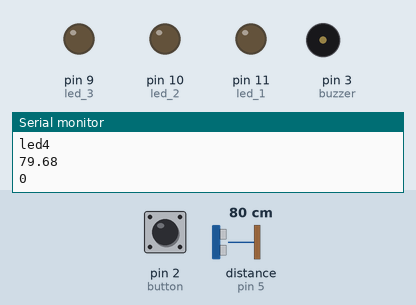
A sketch run on a simulated Arduino Uno, built with avr-gcc and run on an emulated ATmega328P. Shown: output pins drawn as LEDs (lit = HIGH), buzzer (waves = sounding), the last lines printed to the serial monitor. Wiring (inferred from the names in the program): ultrasonic range finder: trigger pin 6; echo pin 5. The inputs (shaded band) are chosen by the test bench; at power-on: distance to the obstacle (sensor on pin 5) 80 cm, pin 2 (button) HIGH. The echo pulse lasts 58.3 µs per cm; pins used as bus, display or sensor lines are not drawn.

Above: at 1.2 s.
1.3 s: distance to the obstacle (sensor on pin 5) set to 34 cm
2.8 s: distance to the obstacle (sensor on pin 5) set to 27 cm
At 3.5 s:
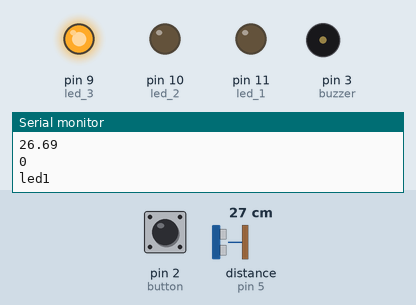
4.3 s: pin 2 (button) pulled LOW for 0.15 s
At 5.5 s:
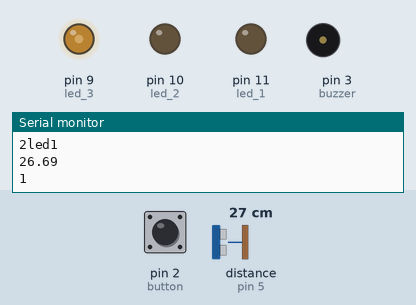
5.9 s: pin 2 (button) pulled LOW for 1 s
At 8.8 s:
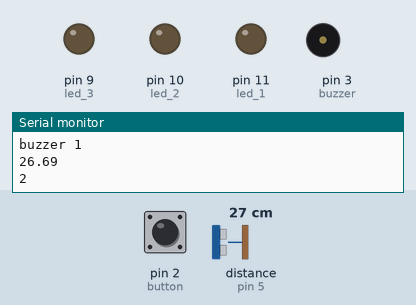
8.9 s: distance to the obstacle (sensor on pin 5) set to 35 cm
At 10.0 s:
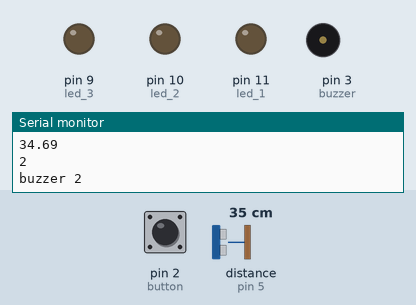
Timing chart, 0 to 11.9 s (numbered marks = the images above; inputs shaded):
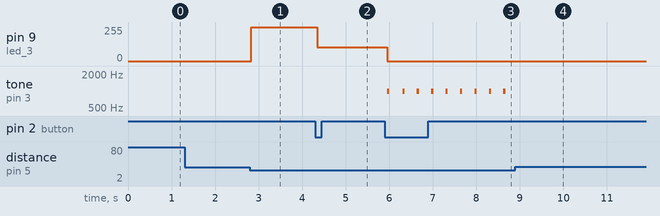

Measured:
- the behaviour switches between 31 and 30 cm on distance to the obstacle (sensor on pin 5) (found by bisection; images 0 and 1)
- after the input at 2.8 s, pin 9 (led_3): 0/255 → 255/255 at once
- after the input at 4.3 s, pin 9 (led_3): 255/255 → 102/255 after 0.05 s
- after the input at 5.9 s, pin 9 (led_3): 102/255 → 0/255 after 0.06 s; tone on pin 3 (buzzer): alternates 1000 Hz for 0.05 s and silent for 0.28 s, starting after 0.06 s
- after the input at 8.9 s, tone on pin 3 (buzzer): stops changing and stays silent

The sketch:

lab1_czujnik_zblizania_WYJASNIONE.ino
```cpp
// ========================================================================================
// DEFINICJE PINÓW I ZMIENNYCH GLOBALNYCH
// ========================================================================================

const int led_1 = 11; // Pin cyfrowy 11 (PWM) - Dioda LED 1 (najbliższa przeszkodzie)
const int led_2 = 10; // Pin cyfrowy 10 (PWM) - Dioda LED 2
const int led_3 = 9;  // Pin cyfrowy 9 (PWM) - Dioda LED 3 (najdalsza przeszkodzie)
const int trigPin = 6;  // Pin cyfrowy 6 - TRIG czujnika ultradźwiękowego HC-SR04
const int echoPin = 5;  // Pin cyfrowy 5 - ECHO czujnika ultradźwiękowego HC-SR04
float distance;         // Zmienna do przechowywania aktualnie zmierzonej odległości w cm
const int buzzer = 3;   // Pin cyfrowy 3 (PWM) - Głośnik piezoceramiczny
const int button = 2;   // Pin cyfrowy 2 - Przycisk zmiany trybu (pin obsługujący przerwanie)
int mode = 0;           // Zmienna przechowująca aktualny tryb pracy (0, 1, 2, 3)

// ========================================================================================
// FUNKCJA SETUP - KONFIGURACJA POCZĄTKOWA
// ========================================================================================

void setup()
{
  Serial.begin(9600);           // Inicjalizacja komunikacji szeregowej (do debugowania i wyświetlania)
  pinMode(led_1,OUTPUT);        // Ustawienie pinu LED 1 jako wyjście
  pinMode(led_2,OUTPUT);        // Ustawienie pinu LED 2 jako wyjście
  pinMode(led_3,OUTPUT);        // Ustawienie pinu LED 3 jako wyjście
  pinMode(trigPin, OUTPUT);     // Ustawienie pinu TRIG jako wyjście (wysyłanie impulsu)
  pinMode(echoPin, INPUT);      // Ustawienie pinu ECHO jako wejście (odbiór impulsu)
  pinMode(button, INPUT_PULLUP); // Ustawienie pinu przycisku jako wejście z wewnętrznym rezystorem pull-up
  // Aktywacja przerwania zewnętrznego na pinie button.
  // interrupt_button() zostanie wywołana, gdy stan pinu zmieni się z HIGH na LOW (wciśnięcie przycisku)
  attachInterrupt(digitalPinToInterrupt(button), interrupt_button, FALLING);
}

// ========================================================================================
// FUNKCJA POMIARU ODLEGŁOŚCI
// ========================================================================================

float distance_a(){ //pomiar odległości podany w centymetrach
  // Wysłanie impulsu aktywującego pomiar (krótki impuls LOW, a następnie HIGH)
  digitalWrite(trigPin, LOW);
  delayMicroseconds(2);
  digitalWrite(trigPin, HIGH);
  delayMicroseconds(10);
  digitalWrite(trigPin, LOW);

  // Pomiar czasu trwania impulsu na pinie ECHO (mikrosekundy)
  // Prędkość dźwięku w cm/µs: 0.0343 (343 m/s)
  // Odległość = (czas * prędkość) / 2 (dzielone przez 2, bo impuls idzie tam i z powrotem)
  distance = (pulseIn(echoPin, HIGH) * 0.0343) / 2;

  delay(10); // Krótkie opóźnienie przed następnym pomiarem (można usunąć/skrócić, ale zapobiega to niestabilnym odczytom)
  return distance;
}

// ========================================================================================
// FUNKCJA OBSŁUGI PRZERWANIA (ZMIANA TRYBÓW)
// ========================================================================================

void interrupt_button(){
  // UWAGA: Funkcje przerwań powinny być jak najkrótsze!

  Serial.print("Interrupt"); // Komunikat o wywołaniu przerwania

  // Cykliczna zmiana trybu: 0 -> 1 -> 2 -> 3 -> 0
  if(mode == 3){
    mode = 0;
  }
  else{
    mode += 1;
  }

  // ZAKOMENTOWANY KOD (DOBRZE, ŻE JEST ZAKOMENTOWANY W PRZERWANIU):
  // Serial.println(mode); // Wywołania Serial.print/println są niezalecane w ISR
  // delay(250);          // Funkcja delay NIE MOŻE być używana w ISR, ponieważ blokuje inne operacje!
}

// ========================================================================================
// FUNKCJE TRYBÓW PRACY
// ========================================================================================

/**
 * Tryb 0 (mode_0): Sygnalizacja wizualna za pomocą LED (WŁĄCZ/WYŁĄCZ - cyfrowa).
 * Diody zaświecają się sekwencyjnie, gdy przeszkoda jest blisko.
 * UWAGA: Funkcja distance_a() jest wywoływana wielokrotnie (w każdym 'if'), co spowalnia działanie.
 */
void mode_0(){
  noTone(buzzer); // Wyłączenie dźwięku

  // Sprawdzenie odległości i ustawienie stanów diod (analogWrite z wartością 255/0 działa jak digitalWrite HIGH/LOW)
  if (distance_a() < 30 and distance_a() > 20){
    analogWrite(led_3,255); // LED 3 - WŁ.
    analogWrite(led_2,0);   // LED 2 - WYŁ.
    analogWrite(led_1,0);   // LED 1 - WYŁ.
    Serial.println("led1");
    Serial.println(distance_a());
  }
  else if (distance_a() < 20 and distance_a() > 10){
    analogWrite(led_3,255); // LED 3 - WŁ.
    analogWrite(led_2,255); // LED 2 - WŁ.
    analogWrite(led_1,0);   // LED 1 - WYŁ.
    Serial.println("led2");Serial.println(distance_a());
  }
  else if(distance_a() < 10 ){
    analogWrite(led_3,255); // LED 3 - WŁ.
    analogWrite(led_2,255); // LED 2 - WŁ.
    analogWrite(led_1,255); // LED 1 - WŁ.
    Serial.println("led3");Serial.println(distance_a());
  }
  else{ // Odległość > 30 cm
    analogWrite(led_3,0);   // Wszystkie diody WYŁ.
    analogWrite(led_2,0);
    analogWrite(led_1,0);
    Serial.println("led4");Serial.println(distance_a());
  }
}

/**
 * Tryb 1 (mode_1): Sygnalizacja wizualna (PŁYNNA JASNOŚĆ - PWM).
 * Diody rozjaśniają się stopniowo w miarę zbliżania się przeszkody,
 * przechodząc przez poszczególne progi (30-20, 20-10, 10-0).
 * UWAGA: Funkcja distance_a() jest wywoływana wielokrotnie - duży narzut!
 */
void mode_1(){
  noTone(buzzer); // Wyłączenie dźwięku

  // LED 3: Rozjaśnianie w zakresie 30 cm do 20 cm
  if (distance_a() <= 30 and distance_a() >= 20){
    // map(wartość, od_min, od_max, do_min, do_max)
    // 30 cm -> 0 (zgaszona), 20 cm -> 255 (pełna jasność)
    analogWrite(led_3,map(distance_a(),20,30,255,0));
    analogWrite(led_2,0);
    analogWrite(led_1,0);
    Serial.println("2led1");Serial.println(distance_a());
  }

  // LED 2: Rozjaśnianie w zakresie 20 cm do 10 cm (LED 3 pozostaje włączona na 255)
  else if (distance_a() <= 20 and distance_a() >= 10){
    analogWrite(led_3,255); // LED 3 - pełna jasność
    // 20 cm -> 0, 10 cm -> 255
    analogWrite(led_2,map(distance_a(),10,20,255,0));
    analogWrite(led_1,0);
    Serial.println("2led2");Serial.println(distance_a());
  }

  // LED 1: Rozjaśnianie w zakresie 10 cm do 0 cm (LED 3 i LED 2 pozostają włączone na 255)
  else if(distance_a() <= 10 ){
    analogWrite(led_3,255); // LED 3 - pełna jasność
    analogWrite(led_2,255); // LED 2 - pełna jasność
    // 10 cm -> 0, 0 cm -> 255
    analogWrite(led_1,map(distance_a(),0,10,255,0));
    Serial.println("2led3");Serial.println(distance_a());
  }

  else{ // Odległość > 30 cm
    analogWrite(led_3,0);
    analogWrite(led_2,0);
    analogWrite(led_1,0);
    Serial.println("2led4");Serial.println(distance_a());
  }
}

/**
 * mode__1 - Funkcja o niezgodnej nazwie i prawdopodobnie błędnej logice.
 * Prawdopodobnie miała to być alternatywna wersja trybu płynnej jasności.
 * UWAGA: Ta funkcja nie jest używana w pętli loop().
 */
void mode__1(){
  noTone(buzzer);

  // Jeżeli odległość jest w zakresie 30-20 cm, wszystkie trzy diody próbują się mapować,
  // ale piny led_2 i led_1 dostają błędne dane mapowania (mapują od 20 do 10 i 10 do 0,
  // podczas gdy wejściowa distance_a() jest > 20).
  if (distance_a() <= 30 and distance_a() >= 20){
    analogWrite(led_3,map(distance_a(),20,30,255,0));
    analogWrite(led_2,map(distance_a(),10,20,255,0)); // Błąd logiczny
    analogWrite(led_1,map(distance_a(),0,10,255,0));  // Błąd logiczny
    Serial.println("2led1");Serial.println(distance_a());
  }
  else{
    analogWrite(led_3,0);
    analogWrite(led_2,0);
    analogWrite(led_1,0);Serial.println("2led4");Serial.println(distance_a());
  }
}

/**
 * Tryb 2 (mode_2): Sygnalizacja dźwiękowa - Impulsy (z blokującym delay).
 * Częstotliwość impulsów jest odwrotnie proporcjonalna do odległości
 * (im bliżej, tym impulsy są częstsze, bo delay jest krótszy).
 * UWAGA: Użycie funkcji delay() jest ryzykowne, ponieważ blokuje działanie.
 */
void mode_2(){
  // Pomiary w zakresie 0 cm do 30 cm
  if (distance_a() < 30 and distance_a() >= 0){
    analogWrite(led_3,0); // Wygaszenie diod
    analogWrite(led_2,0);
    analogWrite(led_1,0);

    tone(buzzer, 1000);   // Włącz ton o stałej częstotliwości 1000 Hz
    delay(50);            // Ton trwa 50 ms (impuls)
    noTone(buzzer);       // Wyłącz ton

    // Obliczenie opóźnienia między impulsami (sekcja ciszy)
    // Wzór: 1 / (31 - odległość) * 1000 ->
    // Dla 30 cm: 1/(1) * 1000 = 1000 ms przerwy (rzadko)
    // Dla 1 cm: 1/(30) * 1000 ≈ 33 ms przerwy (często)
    // UWAGA: Wynik jest typu int, więc jest zaokrąglany, a obliczenia mogą być nieprecyzyjne.
    // Powinno być to (unsigned long)(1.0 / (31.0 - distance_a()) * 1000.0)
    delay((1/(31-distance_a())*1000));

    Serial.println("buzzer 1");Serial.println(distance_a());
  }
  else{
    noTone(buzzer); // Wyłączenie dźwięku, gdy odległość jest poza zakresem
    Serial.println("buzzer 2");Serial.println(distance_a());
  }
}

/**
 * Tryb 3 (mode_3): Sygnalizacja dźwiękowa - Ciągła częstotliwość (zmienna).
 * Częstotliwość jest odwrotnie proporcjonalna do odległości.
 * (im bliżej, tym wyższa częstotliwość/wyższy dźwięk).
 */
void mode_3(){
  // Pomiary w zakresie 0 cm do 30 cm
  if (distance_a() < 30 and distance_a() >= 0){
    analogWrite(led_3,0); // Wygaszenie diod
    analogWrite(led_2,0);
    analogWrite(led_1,0);

    // Obliczenie częstotliwości: (1 / (31 - odległość)) * 1000
    // Dla 30 cm: 1000 Hz (niski)
    // Dla 1 cm: ≈ 33 Hz (bardzo niski, raczej nie słyszalny) - TO JEST PŁYTKI DŹWIĘK!
    // Prawdopodobnie celem było: tone(buzzer, map(distance_a(), 0, 30, 2500, 200));
    // Dźwięk trwa 50 ms (parametr opcjonalny funkcji tone)
    tone(buzzer,(1/(31-distance_a())*1000),50);

    Serial.println("2buzzer 1");Serial.println(distance_a());
  }

  else{
    noTone(buzzer); // Wyłączenie dźwięku, gdy odległość jest poza zakresem
    Serial.println("2buzzer 2");Serial.println(distance_a());
  }
}

// ========================================================================================
// FUNKCJA LOOP - GŁÓWNA PĘTLA PROGRAMU
// ========================================================================================

void loop()
{
  Serial.println(mode); // Wyświetlenie aktualnego trybu pracy

  // Logika sterująca wywołaniem odpowiedniej funkcji trybu
  if(mode==3){
    mode_3();
  }
  else if(mode==2){
    mode_2();
  }
  else if(mode==1){
    mode_1();
  }
  else if(mode==0){
    mode_0();
  }

  // W każdej iteracji loop() wykonywana jest tylko jedna funkcja trybu.
  // Pętla będzie działać w sposób ciągły.
}
```
